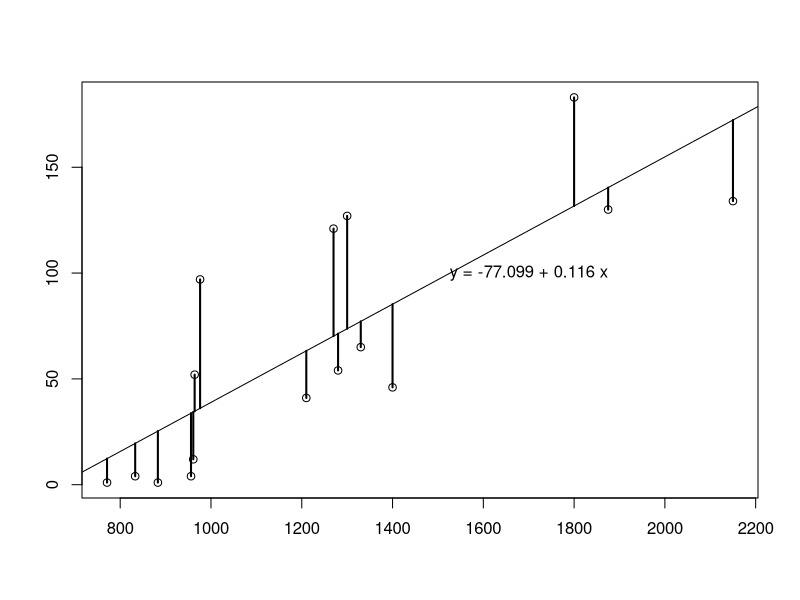

The R script that drew this image:
CWD <- read.table("./datasets/01-linear-regression/christ.csv", header = T, sep = ",", dec = ".")

a <- -77.099
b <- 0.116

x <- CWD$RIP.DENS
y <- CWD$CWD.BASA

plot_residuals <- function(a, b) {
  plot(y ~ x, xlab = "", ylab = "")
  abline(a, b)
  y_pred <- a + b*x
  segments(x, y_pred, x, y, lwd=2)
}

par(mfrow=c(1, 1))
plot_residuals(a, b)
text(1700, 100, paste("y =", a, "+", b, "x"))